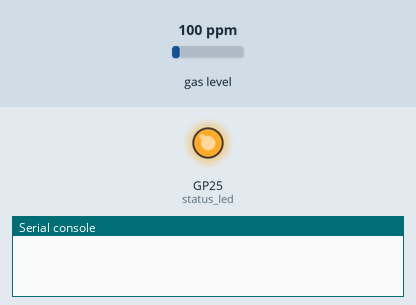
Bench run of a program on a simulated Raspberry Pi Pico running MicroPython. Parts: output pins drawn as LEDs (lit = HIGH), the last lines printed to the serial console. The test bench sets the inputs (shaded band); at power-on: gas level 100 ppm. WiFi joins after 1.5 s; the clock reads 2024-03-15 10:24:30 at power-on unless the program sets it; web requests get an empty 200 reply after 0.4 s.

Above: at 0.1 s.
At 17.5 s:
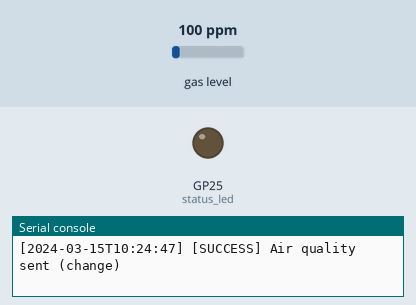
Timing chart, 0 to 19.0 s (numbered marks = the images above):
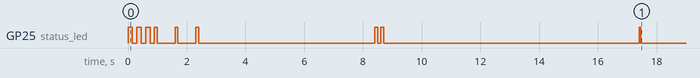

The program:

mq2-micropython.py
```python
import network
import time
import urequests
import gc
from mq2 import MQ2
from machine import Pin, reset

# ===== Config =====
SSID = "uaifi"
PASSWORD = "jasap-colleferro-enrico-2020-!@"
DEVICE_ID = "pico-w-001"

BASE_URL = "http://192.168.178.101:8888"
AIR_QUALITY_URL = BASE_URL + "/api/air_quality"
PICO_LOGS_URL   = BASE_URL + "/api/pico-logs"

HEADERS = {"Content-Type": "application/json"}

SENSOR_READ_INTERVAL = 30
LOG_BATCH_SIZE       = 3
LOG_SEND_INTERVAL    = 60

# ===== LED =====
try:
    status_led = Pin("LED", Pin.OUT)
except:
    status_led = Pin(25, Pin.OUT)

# ===== HTTP =====
def post(url, data):
    try:
        r = urequests.post(url, json=data, headers=HEADERS)
        code = r.status_code
        r.close()
        return code
    except Exception as e:
        print("[POST ERROR]", e)
        return None

# ===== LED =====
def blink(times=1, delay=0.2):
    for _ in range(times):
        status_led.on();  time.sleep(delay)
        status_led.off(); time.sleep(delay)

# ===== Logger =====
log_queue = []

def sanitize(s):
    """Rimuove caratteri non-ASCII che rompono il JSON su MicroPython."""
    return ''.join(c if ord(c) < 128 else '?' for c in str(s))

def log(level, message, data=None):
    global log_queue
    ts = time.localtime()
    timestamp = "{:04d}-{:02d}-{:02d}T{:02d}:{:02d}:{:02d}".format(
        ts[0], ts[1], ts[2], ts[3], ts[4], ts[5])
    entry = {
        "level":       level,
        "message":     sanitize(message),
        "device_id":   DEVICE_ID,
        "timestamp":   timestamp,
        "sensor_data": {}
    }
    log_queue.append(entry)
    if len(log_queue) > 50:
        log_queue = log_queue[-50:]
    print("[{}] [{}] {}".format(timestamp, level.upper(), message))
    if data:
        print("    ", data)

def send_logs():
    global log_queue
    if not log_queue:
        return
    batch = log_queue[:LOG_BATCH_SIZE]
    sent  = 0
    for entry in batch:
        code = post(PICO_LOGS_URL, entry)
        if code in (200, 201):
            sent += 1
        else:
            print("[LOG] send failed, code =", code)
            break
    log_queue = log_queue[sent:]
    print("[LOG] sent {}/{} logs, {} remaining".format(sent, len(batch), len(log_queue)))

# ===== WiFi =====
class WiFiManager:
    def __init__(self):
        self.wlan = network.WLAN(network.STA_IF)

    def connect(self):
        self.wlan.active(True)
        if self.wlan.isconnected():
            return True
        print("[WIFI] Connecting to", SSID)
        self.wlan.connect(SSID, PASSWORD)
        start = time.time()
        while not self.wlan.isconnected():
            if time.time() - start > 15:
                return False
            blink(1, 0.1)
            time.sleep(0.5)
        ip = self.wlan.ifconfig()[0]
        print("[WIFI] Connected, IP:", ip)
        return True

    def is_connected(self):
        return self.wlan.isconnected()

    def reconnect(self):
        print("[WIFI] Reconnecting...")
        self.wlan.disconnect()
        time.sleep(1)
        return self.connect()

# ===== Sensor =====
class SensorManager:
    def __init__(self, pin=26):
        log("system", "Calibrating MQ2 sensor...")
        self.sensor = MQ2(pinData=pin)
        self.sensor.calibrate()
        self.last_valid = None
        blink(2, 0.1)
        log("success", "Sensor ready")

    def read_stable(self, samples=3):
        readings = []
        for _ in range(samples * 2):
            try:
                r = {
                    "smoke":    self.sensor.readSmoke(),
                    "lpg":      self.sensor.readLPG(),
                    "methane":  self.sensor.readMethane(),
                    "hydrogen": self.sensor.readHydrogen()
                }
                if all(isinstance(v, (int, float)) and 0 <= v <= 5000
                       for v in r.values()):
                    readings.append(r)
            except Exception as e:
                print("[SENSOR ERROR]", e)
            if len(readings) >= samples:
                break
            time.sleep(0.5)

        if not readings:
            log("error", "No valid sensor readings")
            return self.last_valid

        avg = {k: round(sum(r[k] for r in readings) / len(readings), 2)
               for k in readings[0]}
        self.last_valid = avg
        return avg

# ===== AQI - VERSIONE CORRETTA =====
def calculate_aqi(data):
    """
    Calcola AQI con soglie realistiche per sensore MQ2.

    Soglie calibrate su:
    - MQ2 datasheet (200-10000 PPM range tipico)
    - EPA standards per gas indoor
    - OSHA exposure limits

    Ultima revisione: 2026-05-03
    """
    # Soglie in PPM - CORRETTE per MQ2
    thresholds = {
        "smoke":    [200, 500, 1000, 2000],    # PPM
        "lpg":      [200, 500, 1000, 2000],    # PPM
        "methane":  [300, 800, 1500, 3000],    # PPM (meno tossico)
        "hydrogen": [100, 300, 800, 1500]      # PPM (infiammabile)
    }

    levels = []
    for gas, limits in thresholds.items():
        lvl = 1
        for t in limits:
            if data[gas] > t:
                lvl += 1
        levels.append(min(lvl, 5))

    avg = sum(levels) / len(levels)

    # Mappatura AQI standard EPA modificato per gas
    if avg <= 1.5:
        aqi, desc = 100 - (avg - 1) * 30,           "Good"
    elif avg <= 2.5:
        aqi, desc = 85 - (avg - 1.5) * 25,          "Moderate"
    elif avg <= 3.5:
        aqi, desc = 60 - (avg - 2.5) * 25,          "Unhealthy for Sensitive"
    elif avg <= 4.5:
        aqi, desc = 35 - (avg - 3.5) * 20,          "Unhealthy"
    else:
        aqi, desc = max(15 - (avg - 4.5) * 30, 0),  "Hazardous"

    return round(aqi, 1), desc

# ===== Data changed? =====
def has_changed(current, last):
    if not last:
        return True
    # Soglie di cambiamento aggiornate per nuova scala
    thresholds = {
        "smoke": 50,            # Era 5, ora 50 per nuove soglie PPM
        "lpg": 50,              # Era 3, ora 50
        "methane": 100,         # Era 3, ora 100
        "hydrogen": 30,         # Era 2, ora 30
        "air_quality_index": 5  # Era 2, ora 5 (scala 0-100)
    }
    for k, t in thresholds.items():
        if abs(current.get(k, 0) - last.get(k, 0)) > t:
            return True
    return False

# ===== Main =====
def main():
    blink(3, 0.15)

    wifi = WiFiManager()
    if not wifi.connect():
        log("error", "WiFi failed, restarting in 10s")
        send_logs()
        time.sleep(10)
        reset()

    log("system", "WiFi ok - booting sensor")
    send_logs()

    sensor             = SensorManager()
    last_sent          = None
    last_data_send_time = time.time()
    last_log_send_time = time.time()
    cycle              = 0
    PERIODIC_SEND_INTERVAL = 300  # Send data every 5 minutes even if unchanged

    log("success", "Main loop starting")
    send_logs()

    while True:
        cycle += 1
        log("info", "Cycle {}".format(cycle))

        # WiFi check
        if not wifi.is_connected():
            log("warning", "WiFi lost, reconnecting")
            if not wifi.reconnect():
                log("error", "Reconnect failed, restarting")
                send_logs()
                time.sleep(5)
                reset()

        # Read sensor
        data = sensor.read_stable()
        if not data:
            log("error", "Sensor read failed, skipping cycle")
            time.sleep(5)
            continue

        aqi, desc = calculate_aqi(data)
        data["air_quality_index"]       = aqi
        data["air_quality_description"] = desc

        log("sensor", "AQI={} ({}) | smoke={}, lpg={}, methane={}, hydrogen={}".format(
            aqi, desc, data["smoke"], data["lpg"], data["methane"], data["hydrogen"]))

        # Send air quality data if changed OR periodically
        send_now = False
        send_reason = None

        if has_changed(data, last_sent):
            send_now = True
            send_reason = "change"
        elif time.time() - last_data_send_time >= PERIODIC_SEND_INTERVAL:
            send_now = True
            send_reason = "periodic"

        if send_now:
            payload = data.copy()
            payload["send_reason"] = send_reason
            payload["timestamp"]   = time.time()
            code = post(AIR_QUALITY_URL, payload)
            if code in (200, 201):
                log("success", "Air quality sent ({})".format(send_reason))
                last_sent = data.copy()
                last_data_send_time = time.time()
                blink(1, 0.05)
            else:
                log("error", "Air quality send failed, code={}".format(code))

        # Send logs batch every LOG_SEND_INTERVAL seconds
        if time.time() - last_log_send_time >= LOG_SEND_INTERVAL:
            send_logs()
            last_log_send_time = time.time()

        gc.collect()
        time.sleep(SENSOR_READ_INTERVAL)


if __name__ == "__main__":
    try:
        main()
    except Exception as e:
        print("[FATAL]", e)
        time.sleep(10)
        reset()
```

Measured:
- by itself, GP25 (status_led): HIGH → LOW at 0.15 s, → HIGH 0.15 s later, → LOW 0.15 s later, → HIGH 0.15 s later, … (17 changes in this stretch)
